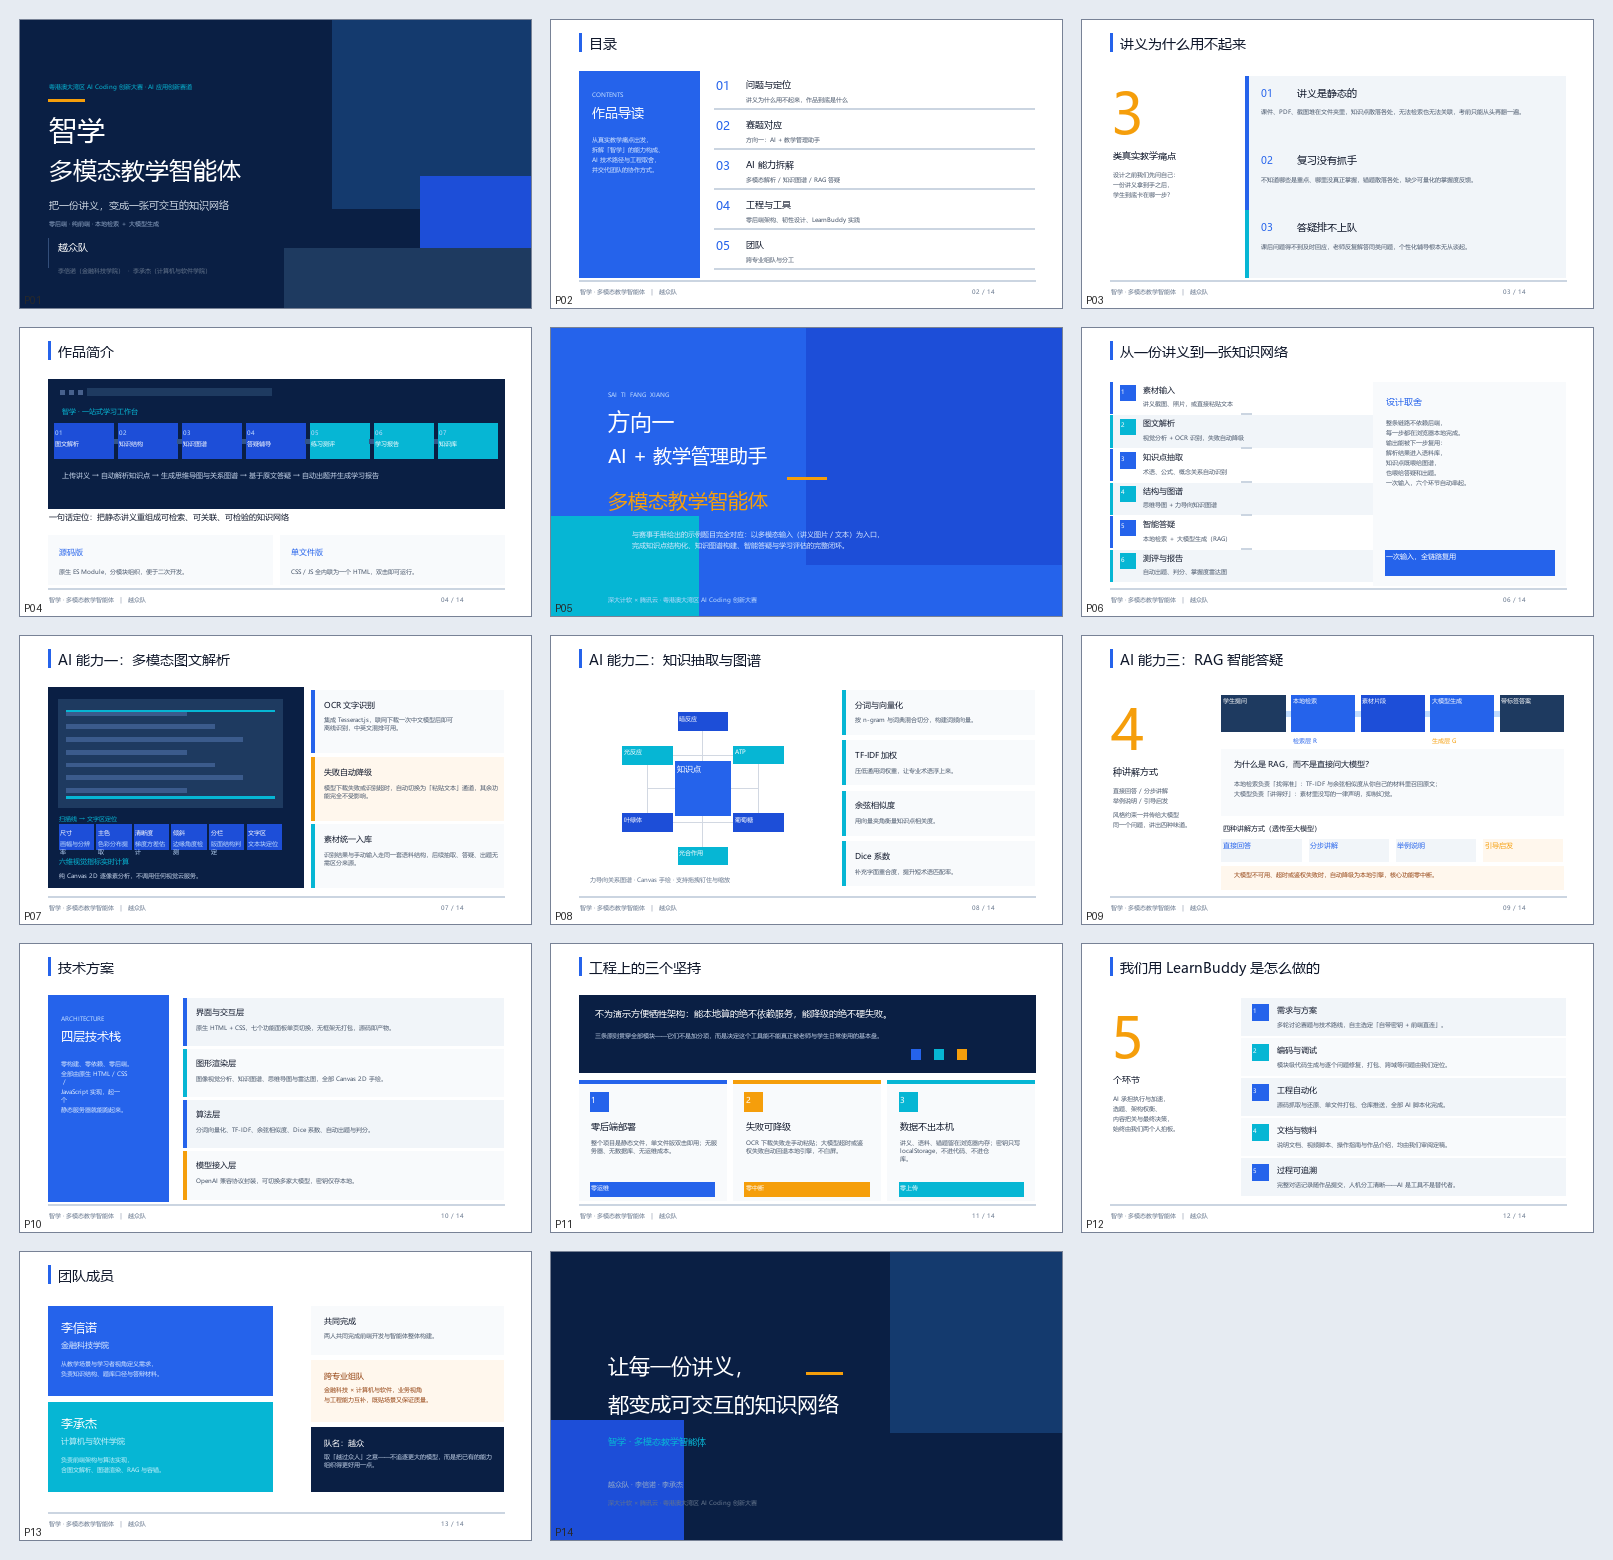

This chart was generated by the following Python code:
# -*- coding: utf-8 -*-
"""把 PPT 每页渲染成缩略图拼版，用于人工目视检查排版"""
import os
from pptx import Presentation
from pptx.util import Emu
from PIL import Image, ImageDraw, ImageFont

EMU_PX = 914400 / 96.0
SRC = r"C:\Users\86180\LearnBuddy\2026-09-24-17-58-17\智学-教学智能体-作品介绍.pptx"
OUT = r"C:\Users\86180\LearnBuddy\2026-09-24-17-58-17\作品介绍PPT\preview.png"
import sys

S = 0.4  # 缩放
# 支持 --pages 6,11,12 --scale 0.8 只看某几页的大图
ONLY = None
for a in sys.argv[1:]:
    if a.startswith("--pages"):
        ONLY = [int(v) for v in a.split("=", 1)[1].split(",")] if "=" in a else None
    if a.startswith("--scale="):
        S = float(a.split("=", 1)[1])
if "--pages" in sys.argv:
    ONLY = [int(v) for v in sys.argv[sys.argv.index("--pages") + 1].split(",")]

FONT_PATHS = [
    r"C:\Windows\Fonts\msyh.ttc",
    r"C:\Windows\Fonts\msyhbd.ttc",
    r"C:\Windows\Fonts\simhei.ttf",
]
FP = None
for p in FONT_PATHS:
    if os.path.exists(p):
        FP = p
        break
print("font:", FP)

prs = Presentation(SRC)
W = int(prs.slide_width / EMU_PX * S)
H = int(prs.slide_height / EMU_PX * S)
COLS = 3
pages = list(prs.slides)
if ONLY:
    pages = [pages[k - 1] for k in ONLY]
    COLS = min(3, len(pages))
rows = (len(pages) + COLS - 1) // COLS
sheet = Image.new("RGB", (W * COLS + 20 * (COLS + 1), H * rows + 20 * (rows + 1)), (230, 235, 242))
sd = ImageDraw.Draw(sheet)


def rgb(c):
    try:
        return (c[0], c[1], c[2])
    except Exception:
        return (200, 200, 200)


def fill_of(sh):
    try:
        f = sh.fill
        if f.type is not None and f.type == 1:
            return rgb(f.fore_color.rgb)
    except Exception:
        pass
    return None


for i, slide in enumerate(pages):
    r, c = divmod(i, COLS)
    px = 20 + c * (W + 20)
    py = 20 + r * (H + 20)
    img = Image.new("RGB", (W, H), (255, 255, 255))
    d = ImageDraw.Draw(img)
    for sh in slide.shapes:
        try:
            x = sh.left / EMU_PX * S
            y = sh.top / EMU_PX * S
            w = sh.width / EMU_PX * S
            h = sh.height / EMU_PX * S
        except Exception:
            continue
        col = fill_of(sh)
        nm = str(sh.shape_type)
        box = [x, y, x + w, y + h]
        if box[2] <= 0 or box[3] <= 0 or box[0] >= W or box[1] >= H:
            continue
        box[0] = max(box[0], -2)
        box[1] = max(box[1], -2)
        box[2] = min(box[2], W + 2)
        box[3] = min(box[3], H + 2)
        try:
            if "OVAL" in nm:
                d.ellipse(box, fill=col)
            elif col is not None:
                d.rectangle(box, fill=col)
            elif sh.has_text_frame and sh.text_frame.text.strip():
                pass
            else:
                d.rectangle(box, outline=(210, 216, 226))
        except Exception:
            pass
        if sh.has_text_frame and sh.text_frame.text.strip():
            yy = box[1] + 1
            for p in sh.text_frame.paragraphs:
                line = "".join(run.text for run in p.runs)
                if not line:
                    yy += 4
                    continue
                sz = max([run.font.size.pt for run in p.runs if run.font.size] or [18])
                bold = any(run.font.bold for run in p.runs)
                colr = None
                for run in p.runs:
                    try:
                        if run.font.color and run.font.color.type is not None:
                            colr = rgb(run.font.color.rgb)
                            break
                    except Exception:
                        pass
                fsz = max(6, int(sz * S))
                try:
                    fnt = ImageFont.truetype(FP, fsz, index=(1 if bold and FP.endswith("ttc") else 0))
                except Exception:
                    fnt = ImageFont.load_default()
                per = max(1, int((box[2] - box[0]) / (fsz * 0.98)))
                for k in range(0, max(1, -(-len(line) // per))):
                    seg = line[k * per:(k + 1) * per]
                    try:
                        d.text((box[0] + 1, yy), seg, font=fnt, fill=colr or (30, 30, 30))
                    except Exception:
                        pass
                    yy += int(fsz * 1.35)
                yy += 2
    sheet.paste(img, (px, py))
    sd.rectangle([px - 1, py - 1, px + W, py + H], outline=(120, 130, 150))
    sd.text((px + 4, py + H - 14), "P%02d" % (ONLY[i] if ONLY else i + 1), fill=(40, 40, 40))

sheet.save(OUT)
print("SAVED", OUT, sheet.size)
